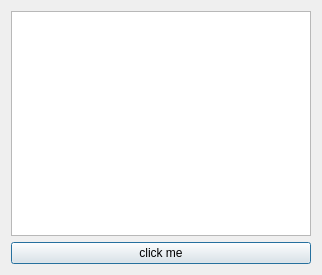
<?xml version="1.0" encoding="UTF-8"?>
<ui version="4.0">
 <class>Dialog</class>
 <widget class="QDialog" name="Dialog">
  <property name="geometry">
   <rect>
    <x>0</x>
    <y>0</y>
    <width>322</width>
    <height>275</height>
   </rect>
  </property>
  <property name="windowTitle">
   <string>Dialog</string>
  </property>
  <layout class="QVBoxLayout" name="verticalLayout">
   <item>
    <widget class="QListWidget" name="listWidget"/>
   </item>
   <item>
    <widget class="QPushButton" name="pushButton">
     <property name="text">
      <string>click me</string>
     </property>
    </widget>
   </item>
  </layout>
 </widget>
 <resources/>
 <connections/>
</ui>
